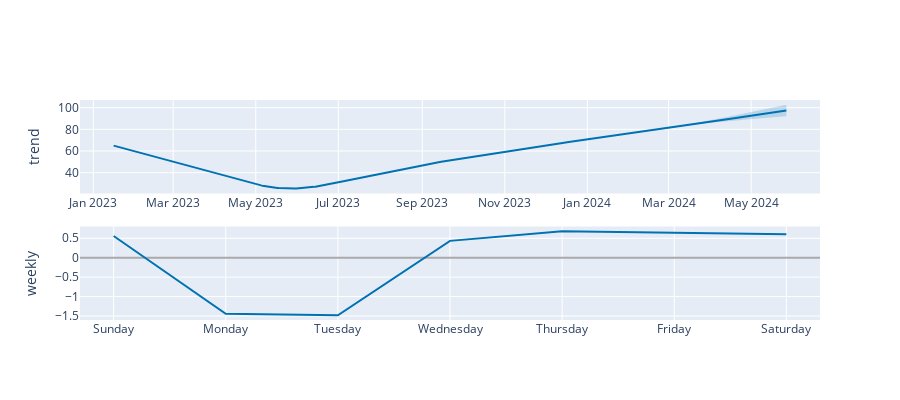

The code cell stored with this chart in its notebook:
### Code cell
plot_components_plotly(m, forecast)

### Figure 1 — Plotly figure (JSON) as saved in the notebook; plotly's stock layout.template omitted (floating-point values rounded to 4 significant figures; data arrays with more than 128 entries replaced by an {"elided": "..."} marker saying what was removed)
{"data": [{"line": {"color": "#0072B2", "width": 2}, "mode": "lines", "name": "trend", "type": "scatter", "x": {"elided": "498 str values"}, "xaxis": "x", "y": {"elided": "498 float values"}, "yaxis": "y"}, {"line": {"color": "rgba(0, 114, 178, 0.2)", "width": 0}, "mode": "lines", "name": "trend_upper", "type": "scatter", "x": {"elided": "498 str values"}, "xaxis": "x", "y": {"elided": "498 float values"}, "yaxis": "y"}, {"fill": "tonexty", "fillcolor": "rgba(0, 114, 178, 0.2)", "line": {"color": "rgba(0, 114, 178, 0.2)", "width": 0}, "mode": "lines", "name": "trend_lower", "type": "scatter", "x": {"elided": "498 str values"}, "xaxis": "x", "y": {"elided": "498 float values"}, "yaxis": "y"}, {"line": {"color": "#0072B2", "width": 2}, "mode": "lines", "name": "weekly", "type": "scatter", "x": ["2017-01-01T00:00:00", "2017-01-02T00:00:00", "2017-01-03T00:00:00", "2017-01-04T00:00:00", "2017-01-05T00:00:00", "2017-01-06T00:00:00", "2017-01-07T00:00:00"], "xaxis": "x2", "y": [0.5604, -1.444, -1.482, 0.4343, 0.6832, 0.6446, 0.6038], "yaxis": "y2"}], "layout": {"height": 400, "showlegend": false, "width": 900, "xaxis": {"anchor": "y", "domain": [0, 1], "range": ["2022-12-22T03:36:00", "2024-06-20T20:24:00"], "type": "date"}, "xaxis2": {"anchor": "y2", "domain": [0, 1], "range": ["2016-12-31T16:48:00", "2017-01-07T07:12:00"], "tickformat": "%A", "type": "date"}, "yaxis": {"anchor": "x", "autorange": true, "domain": [0.575, 1], "range": [20.78, 107.1], "rangemode": "normal", "title": {"text": "trend"}, "type": "linear", "zerolinecolor": "#AAA"}, "yaxis2": {"anchor": "x2", "autorange": true, "domain": [0, 0.425], "range": [-1.603, 0.8035], "title": {"text": "weekly"}, "type": "linear", "zerolinecolor": "#AAA"}}}
